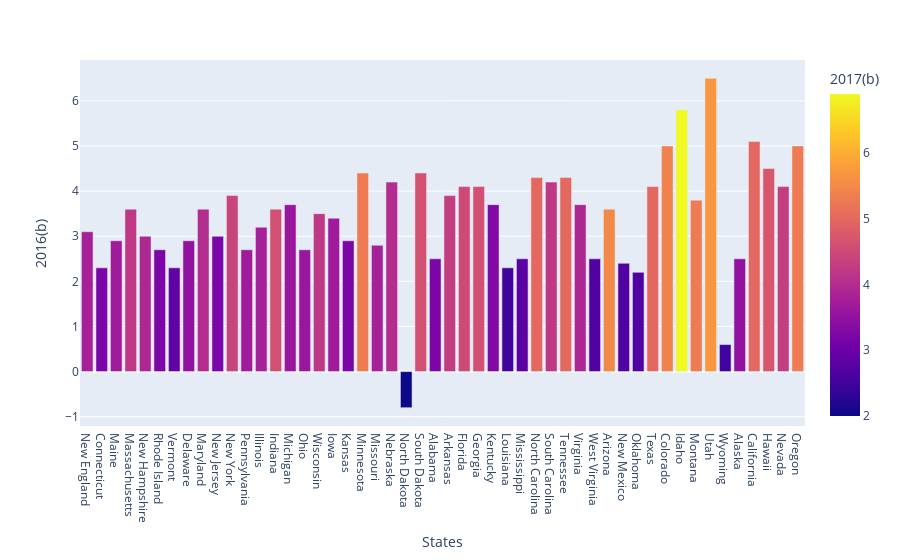

The cell this chart's notebook holds for it:
### Code cell
fig1 = px.bar(pce, x="States", y="2016(b)", color="2017(b)", barmode="group")
fig1.update_traces(texttemplate='%{text:.2s}', textposition='outside')
fig1.update_layout(uniformtext_minsize=8, uniformtext_mode='hide')
fig1.show()

### Figure 1 — Plotly figure (JSON) as saved in the notebook; plotly's stock layout.template omitted (floating-point values rounded to 4 significant figures)
{"data": [{"alignmentgroup": "True", "hoverlabel": {"namelength": 0}, "hovertemplate": "States=%{x}<br>2016(b)=%{y}<br>2017(b)=%{marker.color}", "legendgroup": "", "marker": {"color": [3.8, 3.2, 3.7, 4.2, 3.9, 3.2, 2.9, 3.5, 4, 3.2, 4.4, 3.7, 3.8, 4.6, 3.6, 3.6, 4.2, 3.7, 3.2, 5.3, 3.8, 4, 2, 4.6, 3.2, 4.3, 4.5, 4.6, 3.3, 2.5, 2.8, 5, 4.2, 5, 3.9, 2.7, 5.5, 2.7, 2.7, 5, 5.4, 6.9, 5.3, 5.7, 2.5, 3.5, 5, 4.7, 4.3, 5.3], "coloraxis": "coloraxis"}, "name": "", "offsetgroup": "", "orientation": "v", "showlegend": false, "textposition": "outside", "texttemplate": "%{text:.2s}", "type": "bar", "x": ["New England", "Connecticut", "Maine", "Massachusetts", "New Hampshire", "Rhode Island", "Vermont", "Delaware", "Maryland", "New Jersey", "New York", "Pennsylvania", "Illinois", "Indiana", "Michigan", "Ohio", "Wisconsin", "Iowa", "Kansas", "Minnesota", "Missouri", "Nebraska", "North Dakota", "South Dakota", "Alabama", "Arkansas", "Florida", "Georgia", "Kentucky", "Louisiana", "Mississippi", "North Carolina", "South Carolina", "Tennessee", "Virginia", "West Virginia", "Arizona", "New Mexico", "Oklahoma", "Texas", "Colorado", "Idaho", "Montana", "Utah", "Wyoming", "Alaska", "California", "Hawaii", "Nevada", "Oregon"], "xaxis": "x", "y": [3.1, 2.3, 2.9, 3.6, 3, 2.7, 2.3, 2.9, 3.6, 3, 3.9, 2.7, 3.2, 3.6, 3.7, 2.7, 3.5, 3.4, 2.9, 4.4, 2.8, 4.2, -0.8, 4.4, 2.5, 3.9, 4.1, 4.1, 3.7, 2.3, 2.5, 4.3, 4.2, 4.3, 3.7, 2.5, 3.6, 2.4, 2.2, 4.1, 5, 5.8, 3.8, 6.5, 0.6, 2.5, 5.1, 4.5, 4.1, 5], "yaxis": "y"}], "layout": {"barmode": "group", "coloraxis": {"colorbar": {"title": {"text": "2017(b)"}}, "colorscale": [[0, "#0d0887"], [0.1111, "#46039f"], [0.2222, "#7201a8"], [0.3333, "#9c179e"], [0.4444, "#bd3786"], [0.5556, "#d8576b"], [0.6667, "#ed7953"], [0.7778, "#fb9f3a"], [0.8889, "#fdca26"], [1, "#f0f921"]]}, "legend": {"tracegroupgap": 0}, "margin": {"t": 60}, "uniformtext": {"minsize": 8, "mode": "hide"}, "xaxis": {"anchor": "y", "domain": [0, 1], "title": {"text": "States"}}, "yaxis": {"anchor": "x", "domain": [0, 1], "title": {"text": "2016(b)"}}}}
